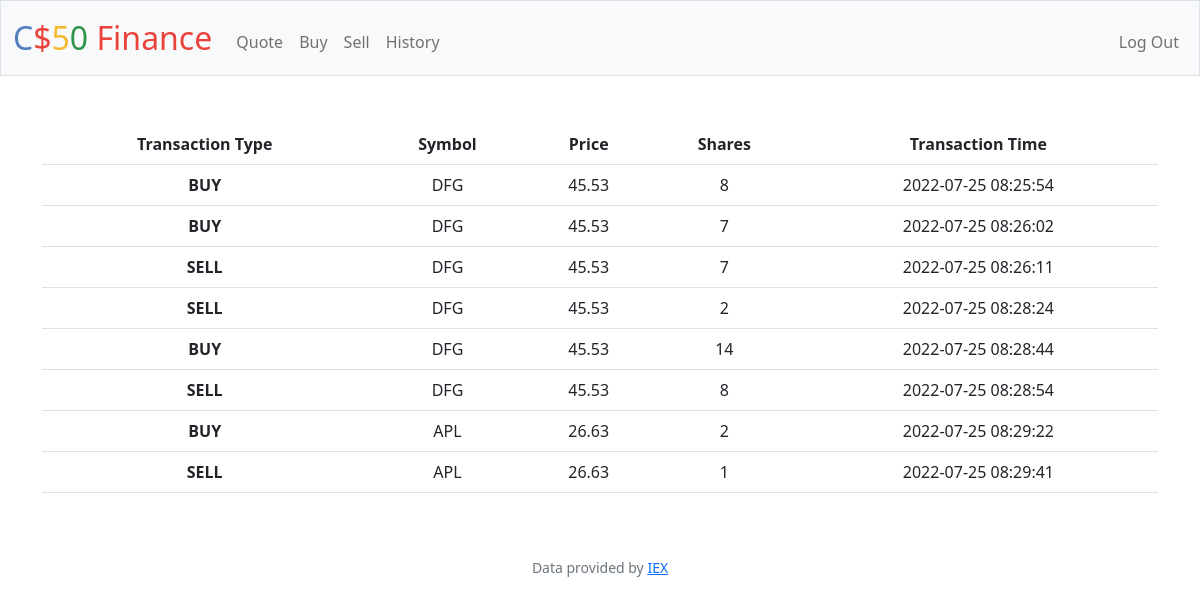
Screenshot of /history (signed in) with the database file from the repository.
### tables this page shows
CREATE TABLE transactions (
user_id text,
stock text not null,
shares integer not null,
price integer not null,
date text not null
);

### app.py (the view)
@app.route("/history")
@login_required
def history():
    transactions = db.execute(
        "select stock, price, shares, date from transactions WHERE user_id = ?", session["user_id"])
    return render_template("history.html", transactions=transactions)

### app.py (called while the page is built)
@app.after_request
def after_request(response):
    response.headers["Cache-Control"] = "no-cache, no-store, must-revalidate"
    response.headers["Expires"] = 0
    response.headers["Pragma"] = "no-cache"
    return response

### helpers.py (called while the page is built)
def login_required(f):
    @wraps(f)
    def decorated_function(*args, **kwargs):
        if session.get("user_id") is None:
            return redirect("/login")
        return f(*args, **kwargs)
    return decorated_function

### templates/history.html (shortened to what this page needs)
{% extends "layout.html" %}
{% block main %}
    <div class="container">
        <table class="table">
            <tr>
                <th> Transaction Type </th>
                <th> Symbol </th>
                <th> Price </th>
                <th> Shares </th>
                <th> Transaction Time </th>
            </tr>
            {% for row in transactions %}
            <tr>
                <th>
                    {{ "BUY" if row["shares"] > 0 else "SELL" }}
                </th>
                <td>  {{ row["stock"] }}  </td>
                <td>  {{ row["price"] }}  </td>
                <td>  {{ row["shares"]|abs }}  </td>
                <td>  {{ row["date"] }}  </td>
            </tr>
            {% endfor %}
        </table>
    </div>
{% endblock %}

### rows the page displays
transactions: shares "BUY", stock "DFG", price "45.53", shares|abs "8", date "2022-07-25 08:25:54"
transactions: shares "BUY", stock "DFG", price "45.53", shares|abs "7", date "2022-07-25 08:26:02"
transactions: shares "SELL", stock "DFG", price "45.53", shares|abs "7", date "2022-07-25 08:26:11"
transactions: shares "SELL", stock "DFG", price "45.53", shares|abs "2", date "2022-07-25 08:28:24"
transactions: shares "BUY", stock "DFG", price "45.53", shares|abs "14", date "2022-07-25 08:28:44"
transactions: shares "SELL", stock "DFG", price "45.53", shares|abs "8", date "2022-07-25 08:28:54"
transactions: shares "BUY", stock "APL", price "26.63", shares|abs "2", date "2022-07-25 08:29:22"
transactions: shares "SELL", stock "APL", price "26.63", shares|abs "1", date "2022-07-25 08:29:41"
